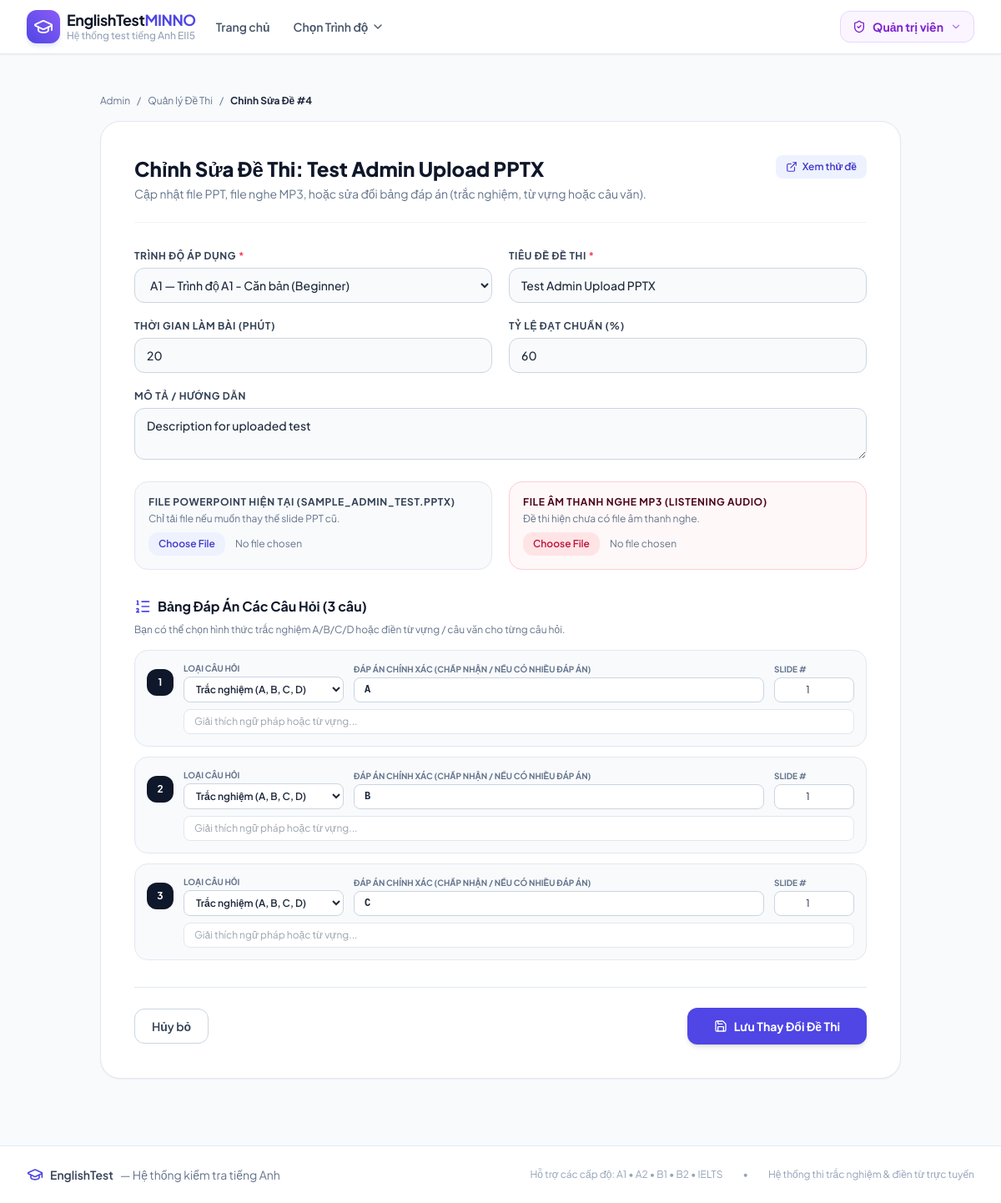
Screenshot of /admin/tests/4/edit (signed in) with the database file from the repository.
### models.py (models this page shows, shortened)
class Test(db.Model):
    __tablename__ = 'tests'
    id = db.Column(db.Integer, primary_key=True)
    level_id = db.Column(db.Integer, db.ForeignKey('levels.id', ondelete='CASCADE'), nullable=False)
    title = db.Column(db.String(200), nullable=False)
    description = db.Column(db.Text, nullable=True)
    ppt_filename = db.Column(db.String(255), nullable=True)      # Original filename
    ppt_filepath = db.Column(db.String(500), nullable=True)      # Relative or abs path to ppt file
    slides_folder = db.Column(db.String(500), nullable=True)     # Relative folder under static/ containing slide images
    audio_filename = db.Column(db.String(255), nullable=True)    # Original audio filename (.mp3, .wav)
    audio_filepath = db.Column(db.String(500), nullable=True)    # Relative path under static/ to audio file
    total_slides = db.Column(db.Integer, default=0)
    time_limit_minutes = db.Column(db.Integer, default=15)       # 0 = unlimited
    total_questions = db.Column(db.Integer, default=10)
    pass_percentage = db.Column(db.Integer, default=50)
    is_active = db.Column(db.Boolean, default=True)
    created_at = db.Column(db.DateTime, default=datetime.utcnow)
    questions = db.relationship('Question', backref='test', lazy=True, cascade='all, delete-orphan', order_by='Question.question_number')
    submissions = db.relationship('Submission', backref='test', lazy=True, cascade='all, delete-orphan')

class Level(db.Model):
    __tablename__ = 'levels'
    id = db.Column(db.Integer, primary_key=True)
    code = db.Column(db.String(20), unique=True, nullable=False)  # 'A1', 'A2', 'B1', 'B2', 'C1', 'IELTS'
    name = db.Column(db.String(100), nullable=False)              # 'Trình độ A1 - Căn bản'
    description = db.Column(db.Text, nullable=True)
    badge_color = db.Column(db.String(30), default='blue')        # 'blue', 'green', 'amber', 'purple', 'rose'
    icon_name = db.Column(db.String(50), default='book-open')
    order_num = db.Column(db.Integer, default=1)
    is_active = db.Column(db.Boolean, default=True)
    created_at = db.Column(db.DateTime, default=datetime.utcnow)
    tests = db.relationship('Test', backref='level', lazy=True, cascade='all, delete-orphan')
    @property
    def active_tests_count(self):
        return len([t for t in self.tests if t.is_active])

class Question(db.Model):
    __tablename__ = 'questions'
    id = db.Column(db.Integer, primary_key=True)
    test_id = db.Column(db.Integer, db.ForeignKey('tests.id', ondelete='CASCADE'), nullable=False)
    question_number = db.Column(db.Integer, nullable=False)
    question_text = db.Column(db.Text, nullable=True)            # Prompt or question detail
    question_type = db.Column(db.String(30), default='single_choice') # 'single_choice', 'text_input'
    options_json = db.Column(db.Text, default='["A", "B", "C", "D"]') # Available choices
    correct_answer = db.Column(db.String(255), nullable=False)   # E.g. "A" or "elephant" or "centre / center"
    slide_number = db.Column(db.Integer, default=1)              # Associated PPT slide number
    audio_file = db.Column(db.String(500), nullable=True)        # Optional question-specific audio clip
    points = db.Column(db.Float, default=1.0)
    explanation = db.Column(db.Text, nullable=True)

### app.py (the view, shortened to what this page needs)
@app.route('/admin/tests/<int:test_id>/edit', methods=['GET', 'POST'])
@admin_required
def admin_edit_test(test_id):
    test = Test.query.get_or_404(test_id)
    levels = Level.query.filter_by(is_active=True).order_by(Level.order_num).all()
    return render_template('admin/test_edit.html', test=test, levels=levels)

### templates/admin/test_edit.html (shortened to what this page needs)
{% extends 'base.html' %}
{% block content %}
<div class="max-w-5xl mx-auto px-4 sm:px-6 lg:px-8 py-8">
    <div class="flex items-center space-x-2 text-xs text-slate-500 mb-4">
        <a href="{{ url_for('admin_dashboard') }}" class="hover:text-indigo-600">Admin</a>
        <span>/</span>
        <a href="{{ url_for('admin_tests') }}" class="hover:text-indigo-600">Quản lý Đề Thi</a>
        <span>/</span>
        <span class="text-slate-800 font-bold">Chỉnh Sửa Đề #{{ test.id }}</span>
    </div>
    <div class="bg-white rounded-3xl border border-slate-200 shadow-sm overflow-hidden p-6 md:p-10">
        <div class="mb-8 pb-6 border-b border-slate-100 flex items-start justify-between">
            <div>
                <h1 class="text-2xl font-extrabold text-slate-900">
                    Chỉnh Sửa Đề Thi: {{ test.title }}
                </h1>
                <p class="text-slate-500 text-sm mt-1">
                    Cập nhật file PPT, file nghe MP3, hoặc sửa đổi bảng đáp án (trắc nghiệm, từ vựng hoặc câu văn).
                </p>
            </div>
            <a href="{{ url_for('take_test', test_id=test.id) }}" target="_blank" class="px-3 py-1.5 rounded-lg bg-indigo-50 text-indigo-700 font-semibold text-xs flex items-center space-x-1.5 hover:bg-indigo-100 transition">
                <i data-lucide="external-link" class="w-3.5 h-3.5"></i>
                <span>Xem thử đề</span>
            </a>
        </div>
        <form method="POST" action="{{ url_for('admin_edit_test', test_id=test.id) }}" enctype="multipart/form-data" class="space-y-8">
            <div class="grid grid-cols-1 md:grid-cols-2 gap-5">
                <div>
                    <label for="level_id" class="block text-xs font-bold text-slate-700 uppercase tracking-wider mb-1.5">
                        Trình độ áp dụng <span class="text-rose-500">*</span>
                    </label>
                    <select name="level_id" id="level_id" required class="w-full px-3.5 py-2.5 bg-slate-50 border border-slate-300 rounded-xl focus:ring-2 focus:ring-indigo-500 font-medium text-sm">
                        {% for lvl in levels %}
                        <option value="{{ lvl.id }}" {% if lvl.id == test.level_id %}selected{% endif %}>
                            {{ lvl.code }} — {{ lvl.name }}
                        </option>
                        {% endfor %}
                    </select>
                </div>
                <div>
                    <label for="title" class="block text-xs font-bold text-slate-700 uppercase tracking-wider mb-1.5">
                        Tiêu đề đề thi <span class="text-rose-500">*</span>
                    </label>
                    <input
                        type="text"
                        name="title"
                        id="title"
                        value="{{ test.title }}"
                        required
                        class="w-full px-3.5 py-2.5 bg-slate-50 border border-slate-300 rounded-xl focus:ring-2 focus:ring-indigo-500 font-medium text-sm"
                    >
                </div>
                <div>
                    <label for="time_limit_minutes" class="block text-xs font-bold text-slate-700 uppercase tracking-wider mb-1.5">
                        Thời gian làm bài (Phút)
                    </label>
                    <input
                        type="number"
                        name="time_limit_minutes"
                        id="time_limit_minutes"
                        value="{{ test.time_limit_minutes }}"
                        min="1"
                        class="w-full px-3.5 py-2.5 bg-slate-50 border border-slate-300 rounded-xl focus:ring-2 focus:ring-indigo-500 font-medium text-sm"
                    >
                </div>
                <div>
                    <label for="pass_percentage" class="block text-xs font-bold text-slate-700 uppercase tracking-wider mb-1.5">
                        Tỷ lệ đạt chuẩn (%)
                    </label>
                    <input
                        type="number"
                        name="pass_percentage"
                        id="pass_percentage"
                        value="{{ test.pass_percentage }}"
                        min="1"
                        max="100"
                        class="w-full px-3.5 py-2.5 bg-slate-50 border border-slate-300 rounded-xl focus:ring-2 focus:ring-indigo-500 font-medium text-sm"
                    >
                </div>
                <div class="md:col-span-2">
                    <label for="description" class="block text-xs font-bold text-slate-700 uppercase tracking-wider mb-1.5">
                        Mô tả / Hướng dẫn
                    </label>
                    <textarea
                        name="description"
                        id="description"
                        rows="2"
                        class="w-full px-3.5 py-2.5 bg-slate-50 border border-slate-300 rounded-xl focus:ring-2 focus:ring-indigo-500 font-medium text-sm"
                    >{{ test.description or '' }}</textarea>
                </div>
                <div class="bg-slate-50 p-4 rounded-2xl border border-slate-200">
                    <label class="block text-xs font-bold text-slate-700 uppercase tracking-wider mb-1">
                        File PowerPoint hiện tại ({{ test.ppt_filename or 'Không có' }})
                    </label>
                    <p class="text-xs text-slate-500 mb-2">Chỉ tải file nếu muốn thay thế slide PPT cũ.</p>
                    <input
                        type="file"
                        name="ppt_file"
                        accept=".pptx,.ppt"
                        class="text-xs text-slate-500 file:mr-3 file:py-1.5 file:px-3 file:rounded-xl file:border-0 file:text-xs file:font-semibold file:bg-indigo-50 file:text-indigo-700 hover:file:bg-indigo-100"
                    >
                </div>
                <div class="bg-rose-50/50 p-4 rounded-2xl border border-rose-200">
                    <label class="block text-xs font-bold text-rose-950 uppercase tracking-wider mb-1">
                        File Âm Thanh Nghe MP3 (Listening Audio)
                    </label>
                    {% if test.audio_filepath %}
                    <div class="mb-2 p-2 bg-white rounded-xl border border-rose-200 flex items-center justify-between">
                        <div class="flex items-center space-x-2 truncate">
                            <i data-lucide="headphones" class="w-4 h-4 text-rose-600 flex-shrink-0"></i>
                            <span class="text-xs font-bold text-slate-800 truncate">{{ test.audio_filename or 'audio.mp3' }}</span>
                        </div>
                        <audio src="{{ url_for('static', filename=test.audio_filepath) }}" controls class="h-8 max-w-[200px]"></audio>
                    </div>
                    <label class="inline-flex items-center space-x-2 text-xs text-rose-700 font-medium cursor-pointer mb-2">
                        <input type="checkbox" name="remove_audio" value="1" class="rounded text-rose-600">
                        <span>Xóa file âm thanh này khỏi đề thi</span>
                    </label>
                    {% else %}
                    <p class="text-xs text-slate-500 mb-2">Đề thi hiện chưa có file âm thanh nghe.</p>
                    {% endif %}
                    <div>
                        <input
                            type="file"
                            name="audio_file"
                            accept=".mp3,.wav,.m4a,.ogg"
                            class="text-xs text-slate-500 file:mr-3 file:py-1.5 file:px-3 file:rounded-xl file:border-0 file:text-xs file:font-semibold file:bg-rose-100 file:text-rose-700 hover:file:bg-rose-200"
                        >
                    </div>
                </div>
            </div>
            <div>
                <h3 class="text-base font-bold text-slate-900 mb-2 flex items-center space-x-2">
                    <i data-lucide="list-ordered" class="w-5 h-5 text-indigo-600"></i>
                    <span>Bảng Đáp Án Các Câu Hỏi ({{ test.questions|length }} câu)</span>
                </h3>
                <p class="text-xs text-slate-500 mb-4">
                    Bạn có thể chọn hình thức trắc nghiệm A/B/C/D hoặc điền từ vựng / câu văn cho từng câu hỏi.
                </p>
                <div class="space-y-3">
                    {% for q in test.questions %}
                    <div class="p-3.5 bg-slate-50 rounded-2xl border border-slate-200 space-y-2">
                        <div class="flex flex-wrap items-center gap-3">
                            <span class="w-8 h-8 rounded-xl bg-slate-900 text-white font-bold text-xs flex items-center justify-center flex-shrink-0">
                                {{ q.question_number }}
                            </span>
                            <div class="w-48">
                                <label class="block text-[10px] text-slate-500 font-bold uppercase mb-0.5">Loại câu hỏi</label>
                                <select name="q_type_{{ q.id }}" class="w-full px-2.5 py-1.5 text-xs font-semibold bg-white border border-slate-300 rounded-lg">
                                    <option value="single_choice" {% if q.question_type == 'single_choice' %}selected{% endif %}>
                                        Trắc nghiệm (A, B, C, D)
                                    </option>
                                </select>
                            </div>
                            <div class="flex-1 min-w-[220px]">
                                <label class="block text-[10px] text-slate-500 font-bold uppercase mb-0.5">
                                    Đáp án chính xác (chấp nhận / nếu có nhiều đáp án)
                                </label>
                                <input
                                    type="text"
                                    name="q_ans_{{ q.id }}"
                                    value="{{ q.correct_answer }}"
                                    required
                                    class="w-full px-3 py-1.5 text-xs font-mono font-bold bg-white border border-slate-300 rounded-lg"
                                >
                            </div>
                            <div class="w-24">
                                <label class="block text-[10px] text-slate-500 font-bold uppercase mb-0.5">Slide #</label>
                                <input
                                    type="number"
                                    name="q_slide_{{ q.id }}"
                                    value="{{ q.slide_number }}"
                                    min="1"
                                    class="w-full px-2 py-1.5 text-xs bg-white border border-slate-300 rounded-lg text-center"
                                >
                            </div>
                        </div>
                        <div class="pl-11">
                            <input
                                type="text"
                                name="q_exp_{{ q.id }}"
                                value="{{ q.explanation or '' }}"
                                placeholder="Giải thích ngữ pháp hoặc từ vựng..."
                                class="w-full px-3 py-1.5 text-xs bg-white border border-slate-200 rounded-lg text-slate-600"
                            >
                        </div>
                    </div>
                    {% endfor %}
                </div>
            </div>
            <div class="pt-6 border-t border-slate-200 flex items-center justify-between">
                <a href="{{ url_for('admin_tests') }}" class="px-5 py-2.5 rounded-xl border border-slate-300 text-slate-700 font-semibold hover:bg-slate-50 text-sm transition">
                    Hủy bỏ
                </a>
                <button
                    type="submit"
                    class="px-8 py-3 bg-indigo-600 hover:bg-indigo-700 text-white font-bold rounded-xl text-sm shadow-md transition flex items-center space-x-2"
                >
                    <i data-lucide="save" class="w-4 h-4"></i>
                    <span>Lưu Thay Đổi Đề Thi</span>
                </button>
            </div>
        </form>
    </div>
</div>
{% endblock %}

### rows the page displays
Test: id "4", title "Test Admin Upload PPTX", level_id "A1 — Trình độ A1 - Căn bản (Beginner)", time_limit_minutes "20", pass_percentage "60", description "Description for uploaded test", ppt_filename "SAMPLE_ADMIN_TEST.PPTX"
Question: question_number "1", question_type+id "Trắc nghiệm (A, B, C, D)", correct_answer "A", slide_number "1"
Question: question_number "2", question_type+id "Trắc nghiệm (A, B, C, D)", correct_answer "B", slide_number "1"
Question: question_number "3", question_type+id "Trắc nghiệm (A, B, C, D)", correct_answer "C", slide_number "1"

### other values shown
{{ test.questions|length }} "3"
